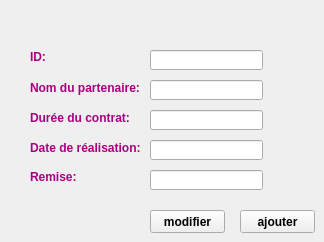
        <widget class="QWidget" name="tab_8">
         <attribute name="title">
          <string>ajouter</string>
         </attribute>
         <widget class="QLabel" name="label_51">
          <property name="geometry">
           <rect>
            <x>30</x>
            <y>50</y>
            <width>47</width>
            <height>14</height>
           </rect>
          </property>
          <property name="font">
           <font>
            <weight>75</weight>
            <bold>true</bold>
           </font>
          </property>
          <property name="styleSheet">
           <string notr="true">color: rgb(170, 0, 127);</string>
          </property>
          <property name="text">
           <string>ID:</string>
          </property>
         </widget>
         <widget class="QLabel" name="label_52">
          <property name="geometry">
           <rect>
            <x>30</x>
            <y>80</y>
            <width>111</width>
            <height>16</height>
           </rect>
          </property>
          <property name="font">
           <font>
            <weight>75</weight>
            <bold>true</bold>
           </font>
          </property>
          <property name="styleSheet">
           <string notr="true">color: rgb(170, 0, 255);
color: rgb(170, 0, 127);</string>
          </property>
          <property name="text">
           <string>Nom du partenaire:</string>
          </property>
         </widget>
         <widget class="QLabel" name="label_53">
          <property name="geometry">
           <rect>
            <x>30</x>
            <y>110</y>
            <width>101</width>
            <height>16</height>
           </rect>
          </property>
          <property name="font">
           <font>
            <weight>75</weight>
            <bold>true</bold>
           </font>
          </property>
          <property name="styleSheet">
           <string notr="true">color: rgb(170, 85, 127);
color: rgb(170, 0, 127);</string>
          </property>
          <property name="text">
           <string>Durée du contrat:</string>
          </property>
         </widget>
         <widget class="QLabel" name="label_54">
          <property name="geometry">
           <rect>
            <x>30</x>
            <y>140</y>
            <width>111</width>
            <height>16</height>
           </rect>
          </property>
          <property name="font">
           <font>
            <weight>75</weight>
            <bold>true</bold>
           </font>
          </property>
          <property name="styleSheet">
           <string notr="true">color: rgb(170, 0, 127);
color: rgb(170, 0, 127);</string>
          </property>
          <property name="text">
           <string>Date de réalisation:</string>
          </property>
         </widget>
         <widget class="QLabel" name="label_55">
          <property name="geometry">
           <rect>
            <x>30</x>
            <y>170</y>
            <width>47</width>
            <height>14</height>
           </rect>
          </property>
          <property name="font">
           <font>
            <weight>75</weight>
            <bold>true</bold>
           </font>
          </property>
          <property name="styleSheet">
           <string notr="true">color: rgb(170, 0, 127);</string>
          </property>
          <property name="text">
           <string>Remise:</string>
          </property>
         </widget>
         <widget class="QLineEdit" name="lineEdit_18_gc">
          <property name="geometry">
           <rect>
            <x>150</x>
            <y>50</y>
            <width>113</width>
            <height>20</height>
           </rect>
          </property>
         </widget>
         <widget class="QLineEdit" name="lineEdit_19_gc">
          <property name="geometry">
           <rect>
            <x>150</x>
            <y>80</y>
            <width>113</width>
            <height>20</height>
           </rect>
          </property>
         </widget>
         <widget class="QLineEdit" name="lineEdit_20_gc">
          <property name="geometry">
           <rect>
            <x>150</x>
            <y>110</y>
            <width>113</width>
            <height>20</height>
           </rect>
          </property>
         </widget>
         <widget class="QLineEdit" name="lineEdit_21_gc">
          <property name="geometry">
           <rect>
            <x>150</x>
            <y>140</y>
            <width>113</width>
            <height>20</height>
           </rect>
          </property>
         </widget>
         <widget class="QLineEdit" name="lineEdit_22_gc">
          <property name="geometry">
           <rect>
            <x>150</x>
            <y>170</y>
            <width>113</width>
            <height>20</height>
           </rect>
          </property>
         </widget>
         <widget class="QPushButton" name="pushButton_7_gc">
          <property name="geometry">
           <rect>
            <x>240</x>
            <y>210</y>
            <width>75</width>
            <height>23</height>
           </rect>
          </property>
          <property name="font">
           <font>
            <weight>75</weight>
            <bold>true</bold>
           </font>
          </property>
          <property name="text">
           <string>ajouter</string>
          </property>
         </widget>
         <widget class="QPushButton" name="pushButton_8_gc">
          <property name="geometry">
           <rect>
            <x>150</x>
            <y>210</y>
            <width>75</width>
            <height>23</height>
           </rect>
          </property>
          <property name="font">
           <font>
            <weight>75</weight>
            <bold>true</bold>
           </font>
          </property>
          <property name="text">
           <string>modifier</string>
          </property>
         </widget>
        </widget>
